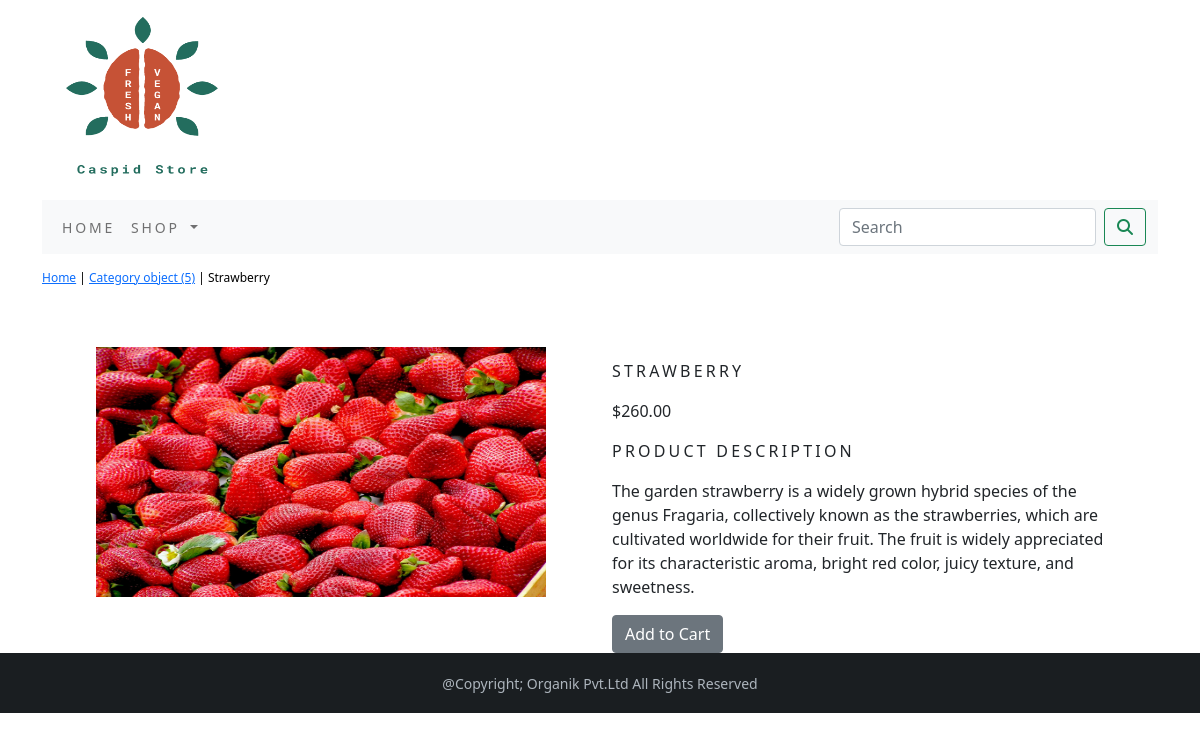
Page /ecommerce_app/fruits/strawberry/ on the committed database.
### ecommerce_app/models.py (models this page shows, shortened)
class Product(models.Model):
    name=models.CharField(max_length=250,unique=True)
    slug=models.SlugField(max_length=250,unique=True)
    description=models.TextField(blank=True)
    price=models.DecimalField(max_digits=10,decimal_places=2)
    category=models.ForeignKey(Category,on_delete=models.CASCADE)
    image=models.ImageField(upload_to='product',blank=True)
    stock=models.IntegerField()
    available=models.BooleanField(default=True)
    created=models.DateTimeField(auto_now_add=True)
    updated=models.DateTimeField(auto_now=True)
    class Meta:
        ordering = ['name']
        verbose_name = 'product'
        verbose_name_plural = 'products'

class Category(models.Model):
    name=models.CharField(max_length=250,unique=True)
    slug=models.SlugField(max_length=250,unique=True)
    description=models.TextField(blank=True)
    image=models.ImageField(upload_to='category',blank=True)
    def get_url(self):
        return reverse('ecommerce_app:products_by_category',args=[self.slug])
    class Meta:
        ordering=['name']
        verbose_name='category'
        verbose_name_plural='categories'

### ecommerce_app/views.py (the view)
# urls.py: path('<slug:c_slug>/<slug:product_slug>/', views.ProdDetail, name='ProdCatDetail'),
def ProdDetail(request,c_slug,product_slug):
    try:
        product=Product.objects.get(category__slug=c_slug,slug=product_slug)
    except Exception as e:
        raise e
    return render(request,'product.html',{'product':product})

### cart/context_processors.py (called while the page is built)
def counter(request):
    item_count=0
    if 'admin' in request.path:
        return {}
    else:
        try:
            cart=Cart.objects.filter(cart_id=_cart_id(request))
            car_items=CartItem.objects.all().filter(cart=cart[:1])
            for cart_item in car_items:
                item_count += cart_item.quantity
        except Cart.DoesNotExist:
            item_count =0
    return dict(item_count=item_count)

### cart/views.py (called while the page is built)
def _cart_id(request):
    cart=request.session.session_key
    if not cart:
        cart=request.session.create()
    return cart

### ecommerce_app/context_processors.py (called while the page is built)
def menu_links(request):
    links=Category.objects.all()
    return dict(links=links)

### templates/product.html (shortened to what this page needs)
{% extends 'base.html' %}
{% load static %}
{% block content %}
<div class="row my_prod_row_class">
    <div class="mx_auto">
        <p><a href="{% url 'ecommerce_app:AllProdCat' %}">Home</a> | <a href="{{ product.category.get_url }}">{{ product.category }}</a> | {{ product.name }}</p>
    </div>
</div>
<div class="container">
<br>
<div class="row">
    <div class="col-12 col-sm-12 col-md-12 col-lg-6 text-center">
        <div style="min-width: 18rem">
            <img src="{{ product.image.url }}" width="450px" height="250px" alt="{{ product.name }}">
        </div>
    </div>
        <div class="col-12 col-sm-12 col-md-12 col-lg-6">
        <div>
            <h1 class="my_prod_title">{{ product.name }}</h1>
            <p>${{ product.price }}</p>
            <p class="my_title">Product Description</p>
            <p class="text-justify my_prod_text">{{ product.description }}</p>
            {% if product.stock <= 0 %}
            <p class="text-justify my_prod_text"><b>Out of Stock</b></p>
            {% else %}
            <a class="btn btn-secondary" href="{% url 'cart:add_cart' product.id %}">Add to Cart</a>
            {% endif %}
        </div>
    </div>
</div>
</div>
{% endblock %}

### static/css/custom.css (style rules this page uses)
.my_title { font-size: 16px; text-transform: uppercase; letter-spacing: .2em; }
.my_prod_row_class { padding-top: 15px; padding-bottom: 20px; }
.my_prod_row_class .mx_auto { font-size: 12px; color: black; text-decoration: none; }
.my_prod_title { font-size: 16px; text-transform: uppercase; letter-spacing: .2em; padding-top: 15px; padding-bottom: 10px; }
.my_prod_text { padding-right: 20px; }

### rows in the picture
Product: category "Category object (5)", name "Strawberry", image (picture), name "STRAWBERRY", price "260.00", description "The garden strawberry is a widely grown hybrid species of the genus Fragaria, collectively known as the strawberries, which are cultivated worldwide for their fruit. The fruit is widely appreciated for its characteristic aroma, bright red color, juicy texture, and sweetness."
